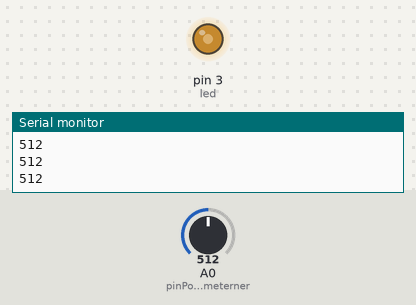
The sketch below on a simulated Arduino Uno, built with avr-gcc and run on an emulated ATmega328P. Parts: output pins drawn as LEDs (lit = HIGH), the last lines printed to the serial monitor. Inputs (shaded band) come from the test bench; at power-on: A0 (pinPotetiometerner) = 512.

Above: at 1.2 s.
1.3 s: A0 (pinPotetiometerner) set to 716
At 2.2 s:
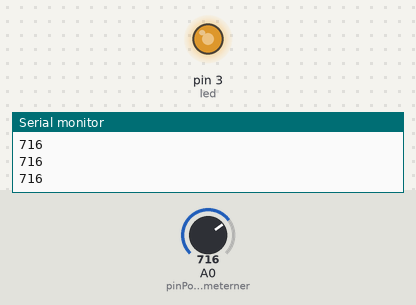
2.8 s: A0 (pinPotetiometerner) set to 900
At 3.4 s:
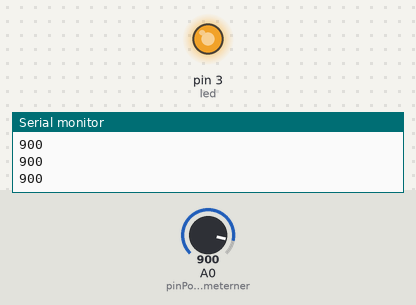
4.3 s: A0 (pinPotetiometerner) set to 122
At 5.5 s:
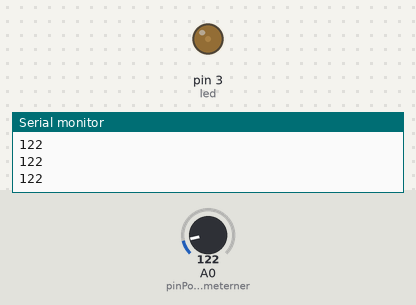
5.8 s: A0 (pinPotetiometerner) set to 0
At 6.8 s:
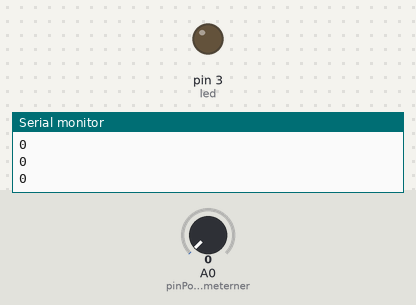
7.3 s: A0 (pinPotetiometerner) set to 511
At 8.0 s:
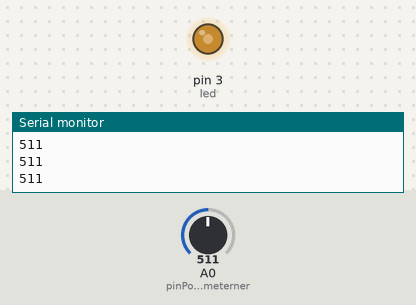
Timing chart, 0 to 9.8 s (numbered marks = the images above; inputs shaded):
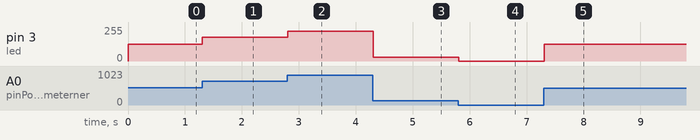

Measured:
- after the input at 1.3 s, pin 3 (led): 127/255 → 178/255 at once
- after the input at 2.8 s, pin 3 (led): 178/255 → 224/255 at once
- after the input at 4.3 s, pin 3 (led): 224/255 → 30/255 at once
- after the input at 5.8 s, pin 3 (led): 30/255 → 0/255 at once
- after the input at 7.3 s, pin 3 (led): 0/255 → 127/255 at once

The sketch:

Petenciometro_com_LED.ino
```cpp
const int pinPotetiometerner = A0;
const int led = 3;


void setup() {
  // put your setup code here, to run once:

  Serial.begin(9600);
  pinMode(led, OUTPUT);
}

void loop() {
  // put your main code here, to run repeatedly:
  int readValue = analogRead(pinPotetiometerner);
  Serial.println(readValue);
  int newValue = map(readValue, 0, 1023, 0, 255);
  analogWrite(led, newValue);
}
```
